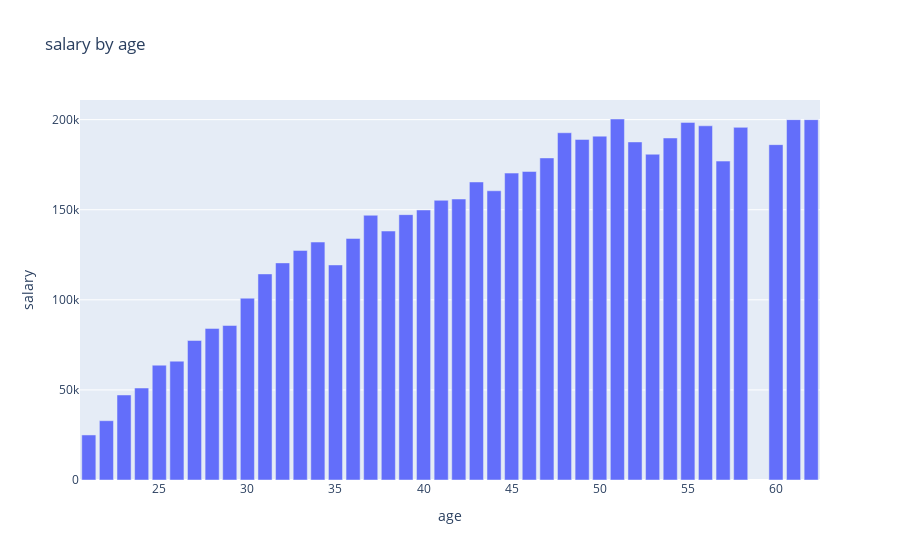

The cell this chart's notebook holds for it:
### Markdown cell above
Based on the scatterplot as shown above:
    1.The scatter plot shows individual data points scattered across the plot,this means that there is variability in salaries at each level of exeprience.
    some individuals with the same years of experince may have higher or lower salaries compared to others,which indicates that other factors,other than years of experience might also influence salary earned.

    2.There is a positive relationship between salary earned and years of experience.That is ,individuals with more experience, tend to earn higher salaries.This also suggests that there is a correlation between salary and years of experience.
    (The scatter plot incorporates a color mapping that represents performanec rating.The color of each data point shows the performance rating of individuals with respect to their salary and years of experience.)

### Code cell
#USING A Bar PLOT TO VISUALIZE THE MEDIAN AGE IN RELATION TO SALARY
import plotly.graph_objects as go
import pandas as pd

#Grouping the data using mean(salary by age) for easy readability
data=pd.read_csv("Salary_Data_Based_country_and_race.csv")
salary_by_age=data.groupby("age")["salary"].mean().reset_index()

#Creating the bar plot
fig=go.Figure(data=go.Bar(x=salary_by_age["age"],
    y=salary_by_age["salary"]))

fig.update_layout(xaxis_title="age",
yaxis_title="salary",title="salary by age")

fig.show()

### Figure 1 — Plotly figure (JSON) as saved in the notebook; plotly's stock layout.template omitted (floating-point values rounded to 4 significant figures)
{"data": [{"type": "bar", "x": [21, 22, 23, 24, 25, 26, 27, 28, 29, 30, 31, 32, 33, 34, 35, 36, 37, 38, 39, 40, 41, 42, 43, 44, 45, 46, 47, 48, 49, 50, 51, 52, 53, 54, 55, 56, 57, 58, 60, 61, 62], "y": [25000, 32910.0, 47190.0, 51050.0, 63730.0, 65950.0, 77430.0, 84140.0, 85760.0, 100900.0, 114400.0, 120500.0, 127400.0, 132100.0, 119400.0, 134100.0, 146900.0, 138200.0, 147300.0, 149900.0, 155200.0, 156000.0, 165400.0, 160500.0, 170300.0, 171200.0, 178800.0, 192700.0, 189000.0, 190800.0, 200400.0, 187600.0, 180800.0, 189800.0, 198500.0, 196600.0, 177000.0, 195700.0, 186100.0, 200000, 200000]}], "layout": {"title": {"text": "salary by age"}, "xaxis": {"title": {"text": "age"}}, "yaxis": {"title": {"text": "salary"}}}}
